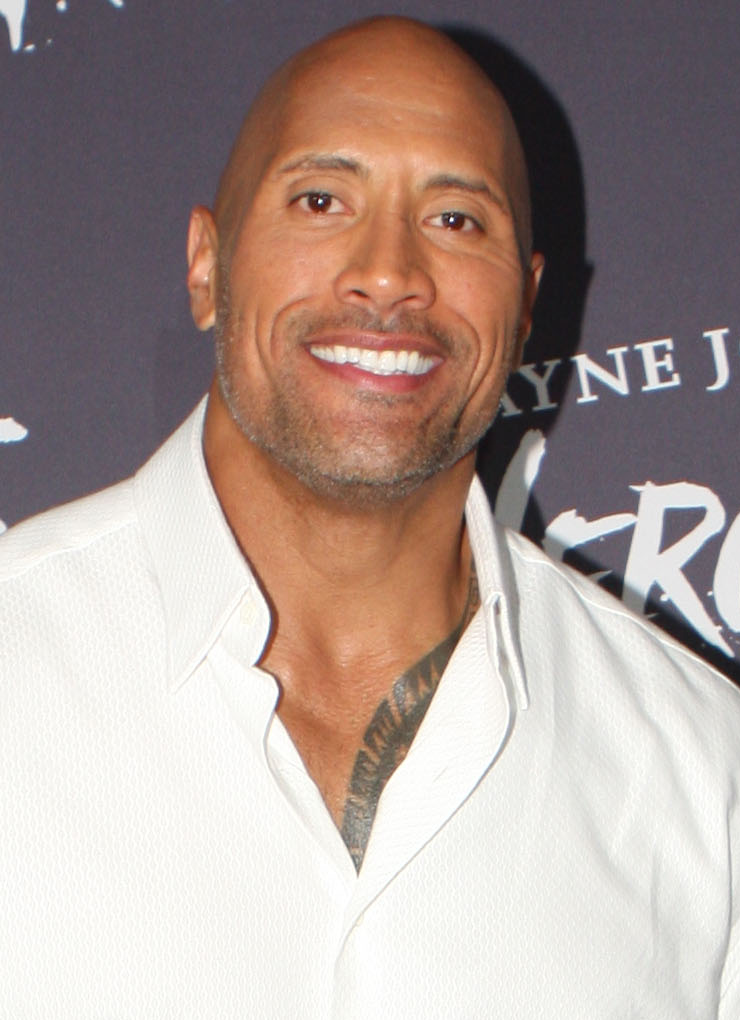
#> input picture images/1.jpg, 740 x 1020 px
$ python face_detection_with_opencv.py --image images/1.jpg
#> lines starting #> are read from the running program, lines starting #| are printed output that depends on the picture; after the words box and inside, x2 and y2 are one past the last pixel; in counts of white or black regions, pixels touching at a corner belong together
import numpy as np
import argparse
import cv2


ap = argparse.ArgumentParser()
ap.add_argument("-i", "--image", required=True, help="Path to the input image")
args = vars(ap.parse_args())

face_cascade = cv2.CascadeClassifier("./haarcascade_frontalface_default.xml")
img = cv2.imread(args["image"])
#> img is the input picture: shape (1020, 740, 3); mean B, G, R 150.5, 156.4, 173.1
gray = cv2.cvtColor(img, cv2.COLOR_BGR2GRAY)
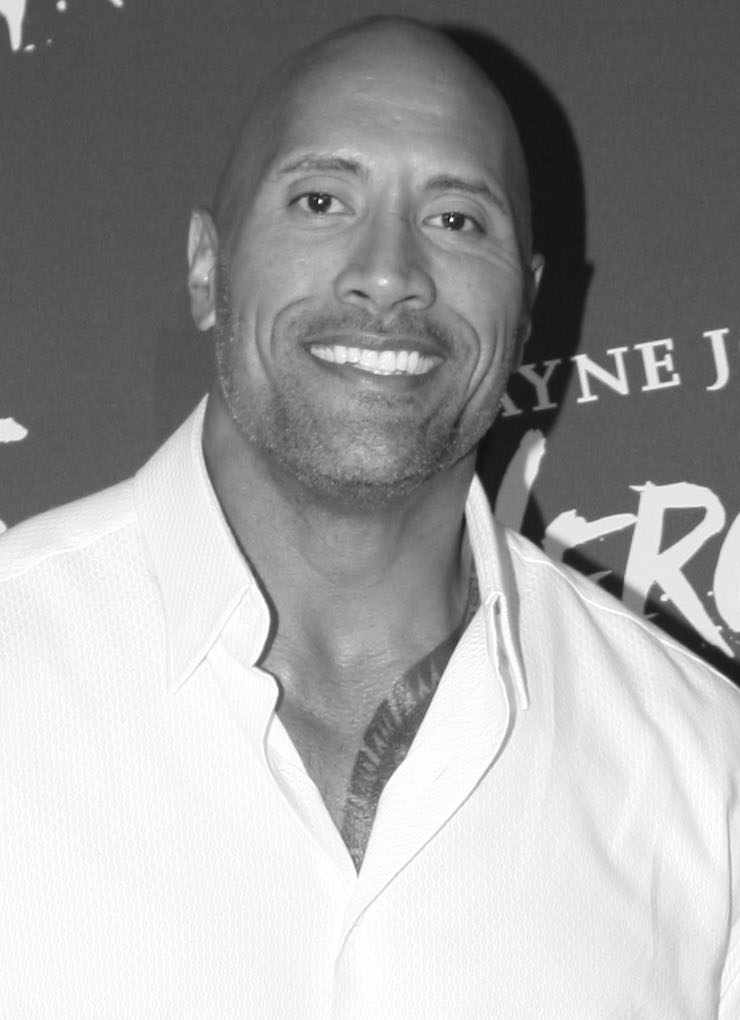
#> gray: shape (1020, 740); min 16, max 255, mean 160.8
faces = face_cascade.detectMultiScale(gray, 1.1, 4)
#> faces = [[198, 69, 372, 372]]

for (x,y,w,h) in faces:
    cv2.rectangle(img, (x, y), (x+w, y+h), (255, 0, 0), 2)
#> this loop made 1 pass
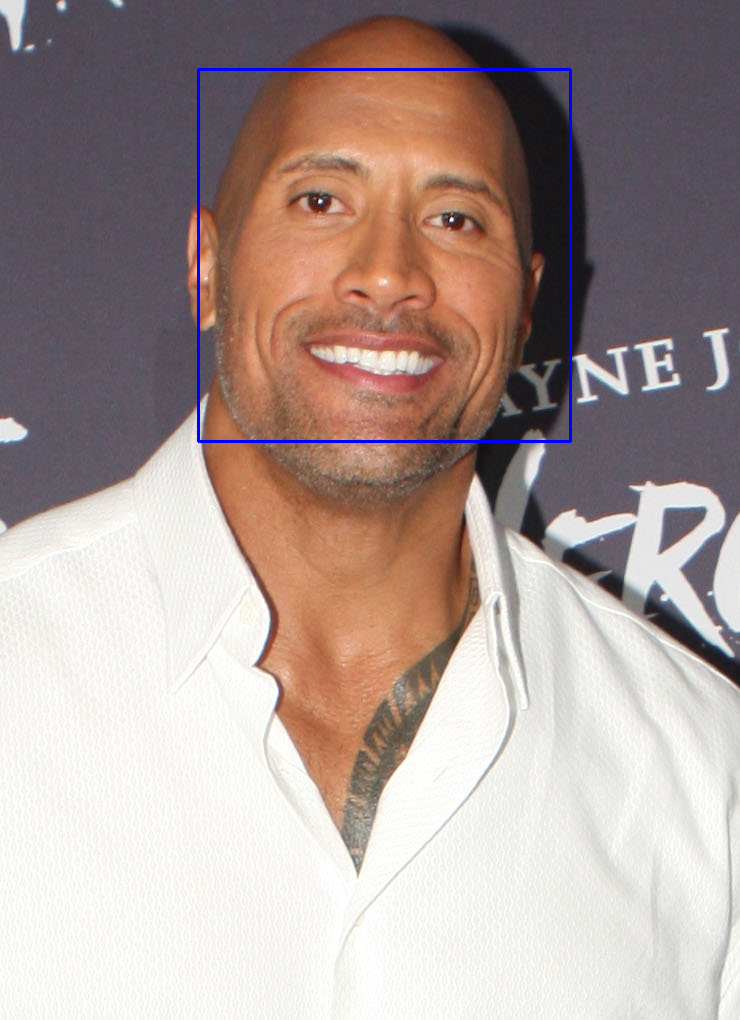
#> img: shape (1020, 740, 3); 0.59% of pixels changed, all inside (x1, y1, x2, y2) = (197, 68, 572, 443)

print(faces)
#| [[198  69 372 372]]
# Show the final result
cv2.imshow("Output", img)
cv2.waitKey(0)
